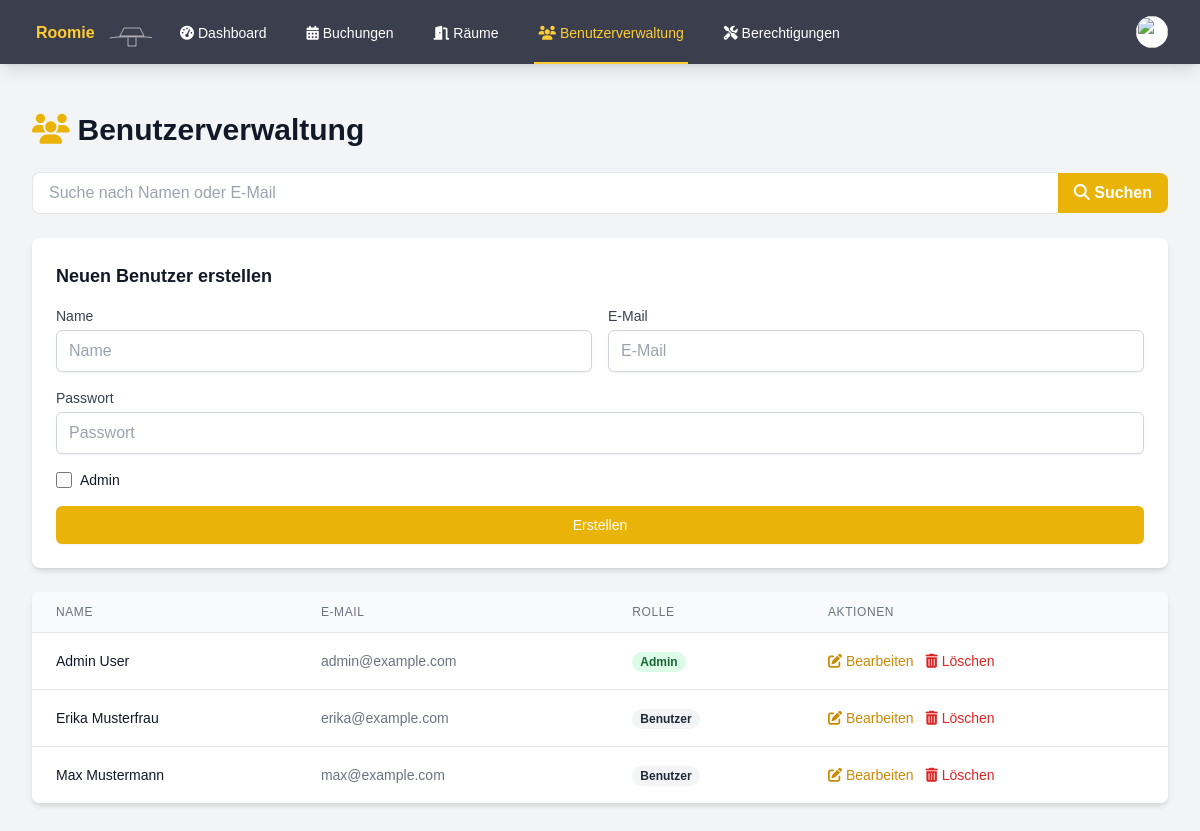
The page /admin_users.php (signed in) on the database as committed earlier.
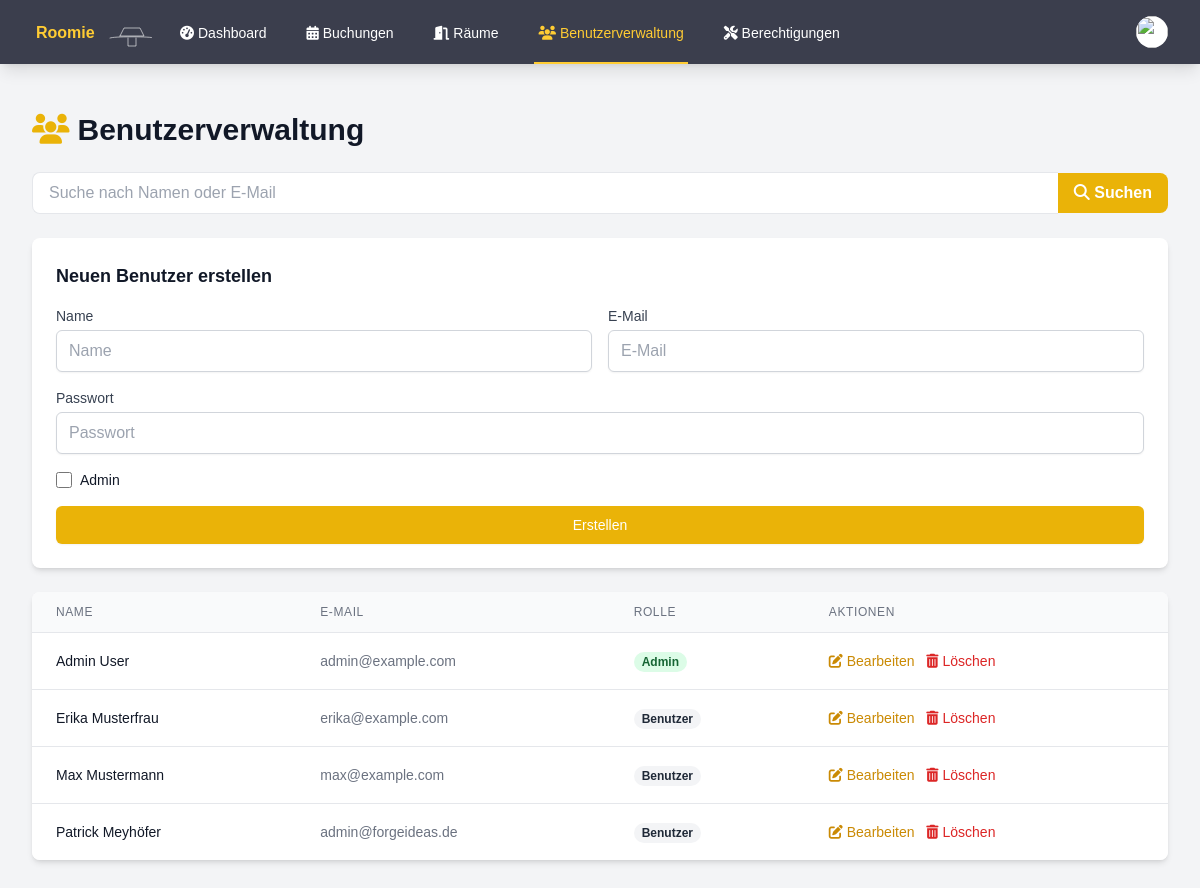
The same page on the database as committed later.
### tables this page shows
CREATE TABLE users (
        id INTEGER PRIMARY KEY AUTOINCREMENT,
        name TEXT NOT NULL,
        email TEXT UNIQUE NOT NULL,
        password TEXT NOT NULL,
        is_admin INTEGER DEFAULT 0,
        profile_image VARCHAR(255),
        notifications BOOLEAN DEFAULT 0,
        created_at DATETIME DEFAULT CURRENT_TIMESTAMP
    );

### admin_users.php (the view, shortened to what the changed rows need)
<?php
try {
    $db = getDatabaseConnection();
    $search = $_GET['search'] ?? '';
    $query = 'SELECT id, name, email, is_admin FROM users WHERE name LIKE :search OR email LIKE :search ORDER BY name';
    $stmt = $db->prepare($query);
    $stmt->execute(['search' => "%$search%"]);
    $users = $stmt->fetchAll(PDO::FETCH_ASSOC);
} catch (PDOException $e) {
    $error = "Datenbankfehler: " . $e->getMessage();
}
?>
<!DOCTYPE html>
<html lang="de">
<head>
    <script src="https://cdn.tailwindcss.com"></script>
    <link rel="stylesheet" href="https://cdnjs.cloudflare.com/ajax/libs/font-awesome/6.4.0/css/all.min.css">
    <link rel="stylesheet" href="styles.css">
</head>
<body class="bg-gray-100">
    <div class="max-w-7xl mx-auto py-6 sm:px-6 lg:px-8">
        <div class="px-4 py-6 sm:px-0">
            <h1 class="text-3xl font-bold text-gray-900 mb-6">
                <i class="fas fa-users text-yellow-500 mr-2"></i>Benutzerverwaltung
            </h1>
            <div class="bg-white shadow-md rounded-lg overflow-hidden">
                <table class="min-w-full divide-y divide-gray-200">
                    <thead class="bg-gray-50">
                        <tr>
                            <th scope="col" class="px-6 py-3 text-left text-xs font-medium text-gray-500 uppercase tracking-wider">Name</th>
                            <th scope="col" class="px-6 py-3 text-left text-xs font-medium text-gray-500 uppercase tracking-wider">E-Mail</th>
                            <th scope="col" class="px-6 py-3 text-left text-xs font-medium text-gray-500 uppercase tracking-wider">Rolle</th>
                            <th scope="col" class="px-6 py-3 text-left text-xs font-medium text-gray-500 uppercase tracking-wider">Aktionen</th>
                        </tr>
                    </thead>
                    <tbody class="bg-white divide-y divide-gray-200">
                        <?php foreach ($users as $user) : ?>
                            <tr>
                                <td class="px-6 py-4 whitespace-nowrap">
                                    <div class="text-sm font-medium text-gray-900"><?php echo htmlspecialchars($user['name']); ?></div>
                                </td>
                                <td class="px-6 py-4 whitespace-nowrap">
                                    <div class="text-sm text-gray-500"><?php echo htmlspecialchars($user['email']); ?></div>
                                </td>
                                <td class="px-6 py-4 whitespace-nowrap">
                                    <?php if ($user['is_admin']) : ?>
                                        <span class="px-2 inline-flex text-xs leading-5 font-semibold rounded-full bg-green-100 text-green-800">
                                            Admin
                                        </span>
                                    <?php else : ?>
                                        <span class="px-2 inline-flex text-xs leading-5 font-semibold rounded-full bg-gray-100 text-gray-800">
                                            Benutzer
                                        </span>
                                    <?php endif; ?>
                                </td>
                                <td class="px-6 py-4 whitespace-nowrap text-sm font-medium">
                                    <button onclick="openEditModal(<?php echo htmlspecialchars(json_encode($user)); ?>)" class="text-yellow-600 hover:text-yellow-900 mr-2">
                                        <i class="fas fa-edit"></i> Bearbeiten
                                    </button>
                                    <form action="admin_users.php" method="POST" class="inline" onsubmit="return confirm('Sind Sie sicher, dass Sie diesen Benutzer löschen möchten?');">
                                        <button type="submit" class="text-red-600 hover:text-red-900">
                                            <i class="fas fa-trash-alt"></i> Löschen
                                        </button>
                                    </form>
                                </td>
                            </tr>
                        <?php endforeach; ?>
                    </tbody>
                </table>
            </div>
        </div>
    </div>
</body>
</html>

Rows that differ between the two databases and show on the page:
added users: name "Patrick Meyhöfer", email "admin@forgeideas.de", is_admin "Benutzer"
